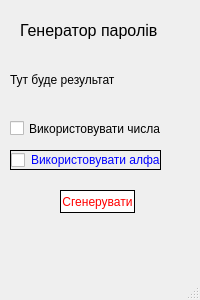
<?xml version="1.0" encoding="UTF-8"?>
<ui version="4.0">
 <class>MainWindow</class>
 <widget class="QMainWindow" name="MainWindow">
  <property name="geometry">
   <rect>
    <x>0</x>
    <y>0</y>
    <width>200</width>
    <height>300</height>
   </rect>
  </property>
  <property name="windowTitle">
   <string>MainWindow</string>
  </property>
  <widget class="QWidget" name="centralwidget">
   <widget class="QLabel" name="label">
    <property name="geometry">
     <rect>
      <x>20</x>
      <y>20</y>
      <width>151</width>
      <height>20</height>
     </rect>
    </property>
    <property name="font">
     <font>
      <family>MS Shell Dlg 2</family>
      <pointsize>12</pointsize>
     </font>
    </property>
    <property name="text">
     <string>Генератор паролів</string>
    </property>
   </widget>
   <widget class="QPushButton" name="generate_btn">
    <property name="geometry">
     <rect>
      <x>60</x>
      <y>190</y>
      <width>75</width>
      <height>23</height>
     </rect>
    </property>
    <property name="styleSheet">
     <string notr="true">color:red;
background:white;
border: 1px solid black</string>
    </property>
    <property name="text">
     <string>Сгенерувати</string>
    </property>
   </widget>
   <widget class="QCheckBox" name="use_numbers">
    <property name="geometry">
     <rect>
      <x>10</x>
      <y>120</y>
      <width>151</width>
      <height>17</height>
     </rect>
    </property>
    <property name="text">
     <string>Використовувати числа</string>
    </property>
   </widget>
   <widget class="QCheckBox" name="use_letters">
    <property name="geometry">
     <rect>
      <x>10</x>
      <y>150</y>
      <width>151</width>
      <height>20</height>
     </rect>
    </property>
    <property name="styleSheet">
     <string notr="true">color:blue;
border:1px solid black;</string>
    </property>
    <property name="text">
     <string>Використовувати алфавіт</string>
    </property>
   </widget>
   <widget class="QLabel" name="result">
    <property name="geometry">
     <rect>
      <x>10</x>
      <y>70</y>
      <width>111</width>
      <height>20</height>
     </rect>
    </property>
    <property name="text">
     <string>Тут буде результат</string>
    </property>
   </widget>
  </widget>
  <widget class="QMenuBar" name="menubar">
   <property name="geometry">
    <rect>
     <x>0</x>
     <y>0</y>
     <width>200</width>
     <height>21</height>
    </rect>
   </property>
  </widget>
  <widget class="QStatusBar" name="statusbar"/>
 </widget>
 <resources/>
 <connections/>
</ui>
